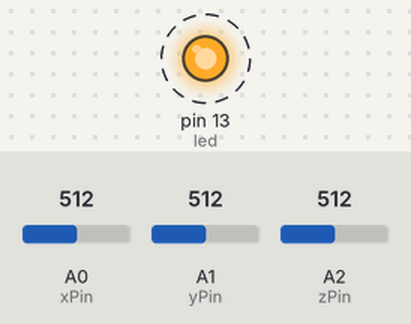
This sketch was run on a simulated Arduino Uno, built with avr-gcc and run on an emulated ATmega328P. On the bench: output pins drawn as LEDs (lit = HIGH). Dashed ring = blinking. The inputs (shaded band) are chosen by the test bench; at power-on: A0 (xPin) = 512, A1 (yPin) = 512, A2 (zPin) = 512. What the sketch prints to the serial monitor is not drawn.

Above: at 0.15 s.
Timing chart, 0 to 3.0 s (numbered marks = the images above):
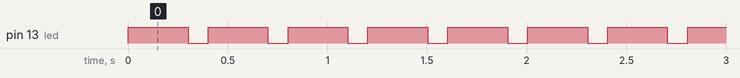

The sketch:

accel.ino
```cpp
/*
Basic accelerometer recognition
*/

int led = 13;
int xPin = A0;
int yPin = A1;
int zPin = A2;

void setup()
{
	pinMode(led, OUTPUT);
	Serial.begin(9600);
}

void loop()
{
	int xVal = analogRead(xPin);
	int yVal = analogRead(yPin);
	int zVal = analogRead(zPin);
	Serial.println(xVal);
	Serial.println(yVal);
	Serial.println(zVal);
	// Values at rest x & y = 330; z = 400
	// Check for movement
	if(xVal < 310 || xVal >350 || yVal < 310 || yVal > 350 || zVal < 380 || zVal > 420)
	{
		digitalWrite(led, HIGH);
		delay(300);
		digitalWrite(led, LOW);
	}
	delay(100);
}
```

Measured:
- by itself, pin 13 (led): alternates HIGH for 0.30 s and LOW for 0.10 s
